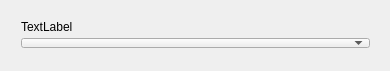
<?xml version="1.0" encoding="UTF-8"?>
<ui version="4.0">
 <class>Widget</class>
 <widget class="QWidget" name="Widget">
  <property name="geometry">
   <rect>
    <x>0</x>
    <y>0</y>
    <width>390</width>
    <height>71</height>
   </rect>
  </property>
  <property name="windowTitle">
   <string>Widget</string>
  </property>
  <widget class="QWidget" name="layoutWidget">
   <property name="geometry">
    <rect>
     <x>10</x>
     <y>10</y>
     <width>371</width>
     <height>49</height>
    </rect>
   </property>
   <layout class="QVBoxLayout" name="verticalLayout">
    <item>
     <widget class="QLabel" name="label">
      <property name="text">
       <string>TextLabel</string>
      </property>
     </widget>
    </item>
    <item>
     <widget class="QComboBox" name="comboBox"/>
    </item>
   </layout>
  </widget>
 </widget>
 <layoutdefault spacing="6" margin="11"/>
 <resources/>
 <connections/>
</ui>
